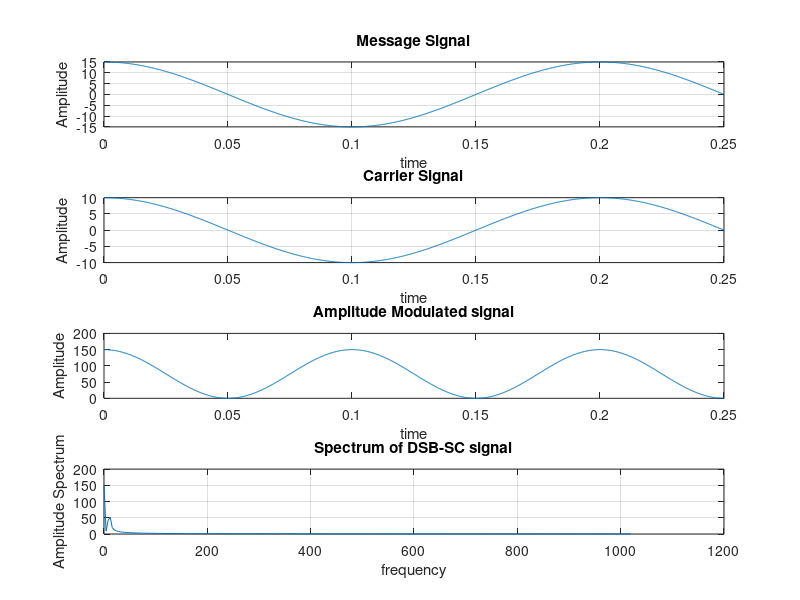

The MATLAB source for this figure:
%Defining frequency of message signal
f1 = input('Enter frequency of first tone signal (f1) (e.g. f1 = 50) = ');
f2 = input('Enter frequency of second tone signal (f2) (e.g. f2 = 50) = ');
f3 = input('Enter frequency of third tone signal (f3) (e.g. f3 = 50) = ');

%Defining frequency of carrier signal
fc = input('Enter carrier frequency (fc) (fc>>fm) (e.g. fc = f1,2,3×10) = ');

N = 1024;  %N point FFT N>fc to avoid freq domain aliasing
fs = 4096; % sample frequency
t = (0:N-1)/fs;

%Generating modulating signal (message signal)
A1 = 5; % Amplitude of message signal
A2 = 5;
A3 = 5;
mt = A1*cos(2*pi*f1*t) + A2*cos(2*pi*f2*t) + A3*cos(2*pi*f3*t); % generating the message signal
figure(1)
subplot(4,1,1);
plot(t,mt), grid on; % A plot for the message signal
title('Message Signal');
xlabel('time');
ylabel('Amplitude');

%Generating carrier signal
Ac = 10; % Amplitude of carrier signal
Tc = 1/fc; % Time period of carrier signal
ct = Ac*cos(2*pi*fc*t); % generation of carrier signal
subplot(4,1,2);
plot(t,ct), grid on; % A plot for the carrier signal
title('Carrier Signal');
xlabel('time');
ylabel('Amplitude');

%Generating DSB-SC Modulated signal
st = Ac*(A1*cos(2*pi*f1*t) + A2*cos(2*pi*f2*t) + A3*cos(2*pi*f3*t)).*cos(2*pi*fc*t); % DSB-SC wave
subplot(4,1,3);
plot(t,st); % a plot for the AM signals
title('Amplitude Modulated signal');
xlabel('time');
ylabel('Amplitude');

%Generating spectrum of DSB-SC wave
F = 2/N*abs(fft(st,N));
f = fs * (0:N/2) / N; % fft is symmetric, only the positive half is sufficient
subplot(4,1,4);
plot(f(1:256),F(1:256)); % a plot for the DSB-SC signal
title('Spectrum of DSB-SC signal');
xlabel('frequency');
ylabel('Amplitude Spectrum');

grid on;
hold off;

power = sum(F.^2)/N;
disp(power);
